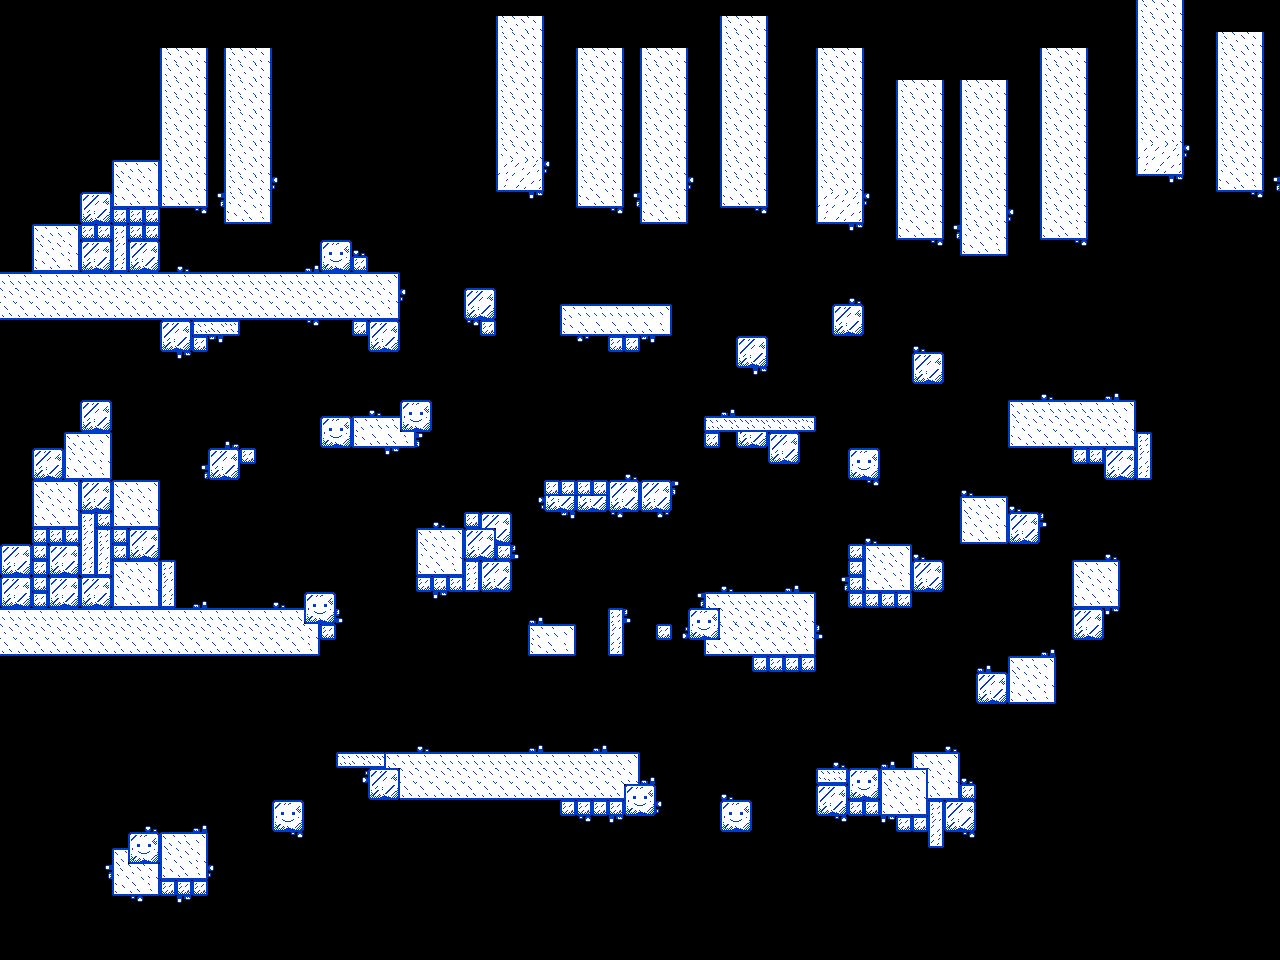

Tiled map render using the project's own tile images. Description and the map definition, with tile-layer contents summarised, below:
An orthogonal 80x60 tile map with 16x16 px tiles, 1 tile layer (Tile Layer 1).

<map version="1.10" tiledversion="1.10.2" orientation="orthogonal" renderorder="right-down" width="80" height="60" tilewidth="16" tileheight="16" infinite="0" nextlayerid="2" nextobjectid="1">
 <tileset firstgid="1" source="tilemap_ice.tsx" />
 <layer id="1" name="Tile Layer 1" width="80" height="60">
  <data>[4800 cells, 1151 non-empty, 23 distinct tile ids]</data>
 </layer>
</map>
